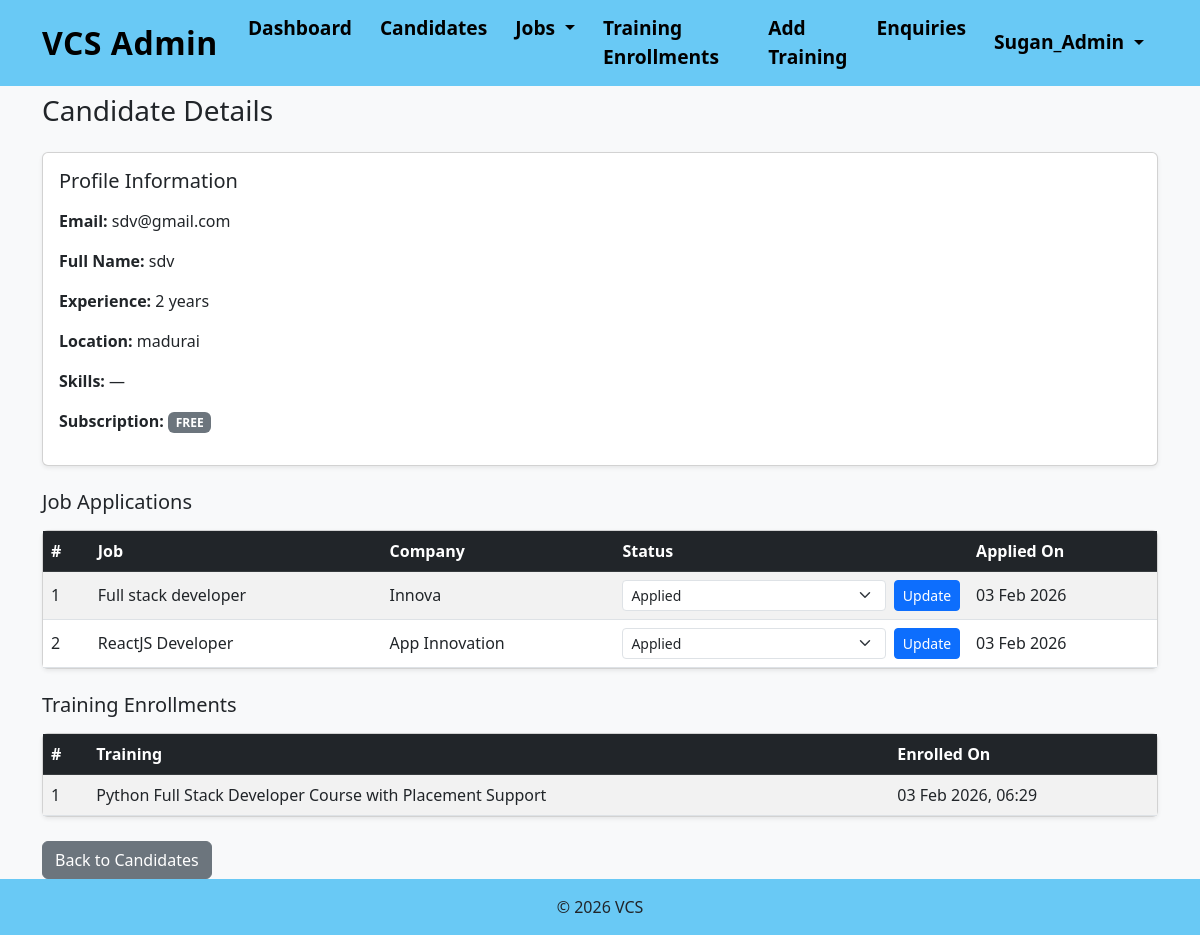
The page /auth/admin-panel/candidates/8/ (signed in) on the database as committed earlier.
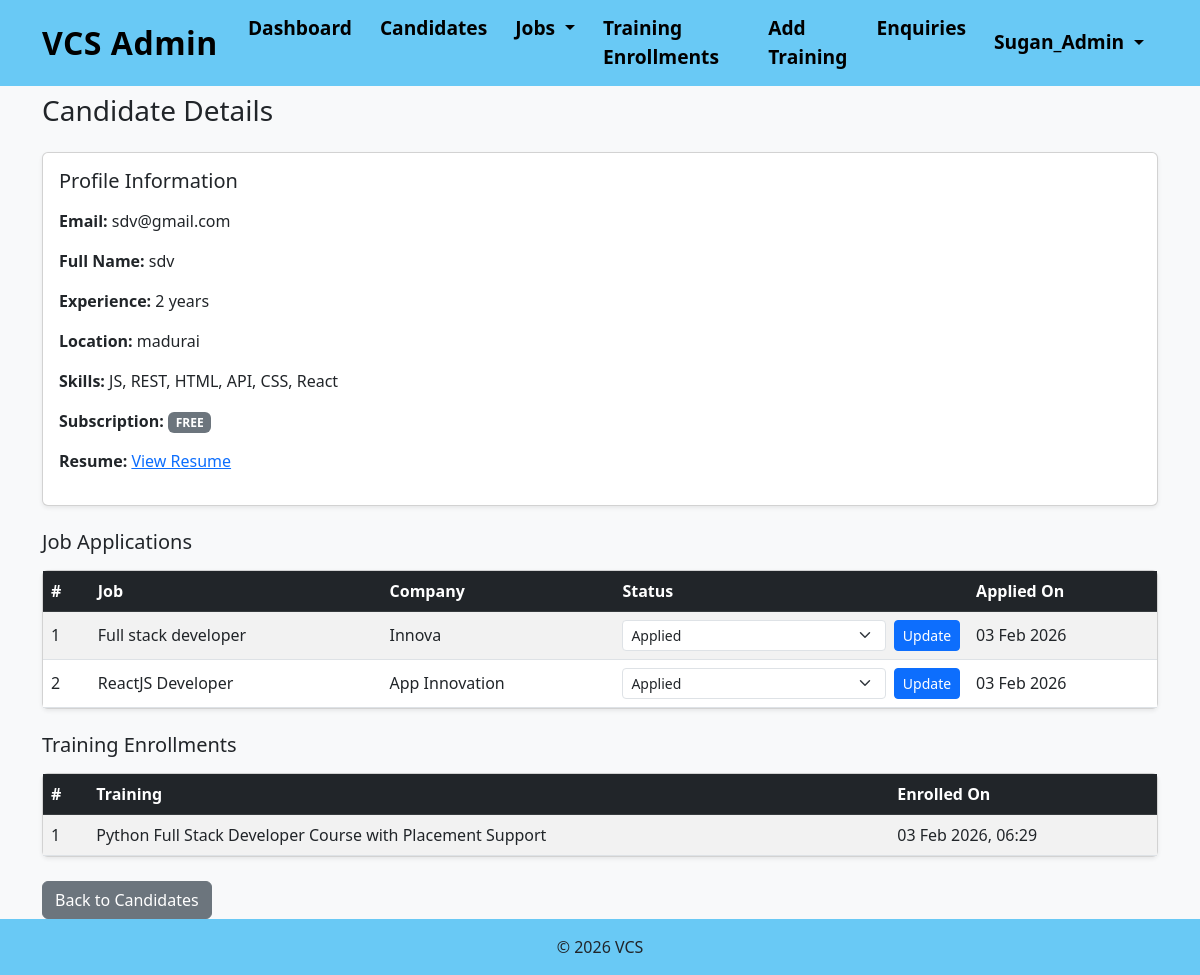
The same page on the database as committed later.
### accounts/models.py (models this page shows, shortened)
class User(AbstractUser):
    username = None  # remove username
    email = models.EmailField(unique=True)
    full_name = models.CharField(max_length=100, blank=True, null=True, default="")
    FREE = "FREE"
    PRO = "PRO"
    SUBSCRIPTION_CHOICES = [
        (FREE, "Free"),
        (PRO, "Pro"),
    ]
    subscription_type = models.CharField(
        max_length=10,
        choices=SUBSCRIPTION_CHOICES,
        default=FREE
    )
    USERNAME_FIELD = "email"
    REQUIRED_FIELDS = []
    objects = UserManager()
    def is_pro(self):
        return self.subscription_type == self.PRO

class Profile(models.Model):
    user = models.OneToOneField(
        settings.AUTH_USER_MODEL,
        on_delete=models.CASCADE,
        related_name="profile"
    )
    full_name = models.CharField(max_length=100, blank=True, null=True, default="")
    mobile_number = models.CharField(max_length=15, blank=True, null=True, default="")
    experience = models.IntegerField(null=True, blank=True)
    location = models.CharField(max_length=100, blank=True, null=True, default="")
    skills = models.CharField(max_length=255, blank=True, null=True, default="")
    resume = models.FileField(upload_to="resumes/", blank=True, null=True)
    completion_email_sent = models.BooleanField(default=False)

### accounts/decorators.py (the view)
    def wrapper(request, *args, **kwargs):
        if not request.user.is_authenticated:
            return redirect("login")
        if not request.user.is_staff:
            messages.error(request, "Access denied.")
            return redirect("dashboard")
        return view_func(request, *args, **kwargs)

### accounts/views.py (called while the page is built)
@staff_required
def candidate_detail(request, user_id):
    candidate = get_object_or_404(User, id=user_id, is_staff=False)
    applications = JobApplication.objects.filter(user=candidate)
    enrollments = Enrollment.objects.filter(user=candidate).select_related("training")
    return render(
        request,
        "accounts/candidate_detail.html",
        {
            "candidate": candidate,
            "applications": applications,
            "enrollments": enrollments,
        }
    )

### accounts/templates/accounts/candidate_detail.html (shortened to what this page needs)
{% extends "accounts/base.html" %}
{% block content %}
<h3 class="mb-4">Candidate Details</h3>
<div class="card shadow-sm mb-4">
  <div class="card-body">
    <h5 class="mb-3">Profile Information</h5>
    <p><strong>Email:</strong> {{ candidate.email }}</p>
    <p><strong>Full Name:</strong> {{ candidate.profile.full_name|default:"—" }}</p>
    <p>
      <strong>Experience:</strong>
      {% if candidate.profile.experience is not None %}
        {{ candidate.profile.experience }} years
      {% else %}
        —
      {% endif %}
    </p>
    <p><strong>Location:</strong> {{ candidate.profile.location|default:"—" }}</p>
    <p><strong>Skills:</strong> {{ candidate.profile.skills|default:"—" }}</p>
    <p>
      <strong>Subscription:</strong>
      <span class="badge bg-{% if candidate.is_pro %}success{% else %}secondary{% endif %}">
        {{ candidate.subscription_type }}
      </span>
    </p>
    {% if candidate.profile.resume %}
      <p>
        <strong>Resume:</strong>
        <a href="{{ candidate.profile.resume.url }}" target="_blank">
          View Resume
        </a>
      </p>
    {% endif %}
  </div>
</div>
<h5 class="mb-3">Job Applications</h5>
<div class="card shadow-sm mb-4">
  <div class="card-body p-0">
    <table class="table table-striped mb-0 align-middle">
      <thead class="table-dark">
        <tr>
          <th>#</th>
          <th>Job</th>
          <th>Company</th>
          <th>Status</th>
          <th>Applied On</th>
        </tr>
      </thead>
      <tbody>
        {% for app in applications %}
        <tr>
          <td>{{ forloop.counter }}</td>
          <td>
            {{ app.job.title }}
          </td>
          <td>
            {{ app.job.company_name }}
          </td>
          <td>
            <form method="post"
                  action="{% url 'update_application_status' app.id %}"
                  class="d-flex gap-2 align-items-center">
              <select name="status"
                      class="form-select form-select-sm">
                {% for key, label in app.STATUS_CHOICES %}
                  <option value="{{ key }}"
                    {% if app.status == key %}selected{% endif %}>
                    {{ label }}
                  </option>
                {% endfor %}
              </select>
              <button type="submit"
                      class="btn btn-sm btn-primary">
                Update
              </button>
            </form>
          </td>
          <td>
            {{ app.applied_at|date:"d M Y" }}
          </td>
        </tr>
        {% endfor %}
      </tbody>
    </table>
  </div>
</div>
<h5 class="mb-3">Training Enrollments</h5>
<div class="card shadow-sm mb-4">
  <div class="card-body p-0">
    <table class="table table-striped mb-0 align-middle">
      <thead class="table-dark">
        <tr>
          <th>#</th>
          <th>Training</th>
          <th>Enrolled On</th>
        </tr>
      </thead>
      <tbody>
        {% for e in enrollments %}
        <tr>
          <td>{{ forloop.counter }}</td>
          <td>{{ e.training.title }}</td>
          <td>{{ e.enrolled_at|date:"d M Y, H:i" }}</td>
        </tr>
        {% empty %}
        <tr>
          <td colspan="3" class="text-center py-3 text-muted">
            No training enrollments.
          </td>
        </tr>
        {% endfor %}
      </tbody>
    </table>
  </div>
</div>
<a href="{% url 'candidate_list' %}" class="btn btn-secondary">
  Back to Candidates
</a>
{% endblock %}

Rows that differ between the two databases and show on the page:
changed User "sdv@gmail.com": profile.skills "—" → "JS, REST, HTML, API, CSS, React"
Other text that changed with them:
text now shown: "Resume: View Resume"
